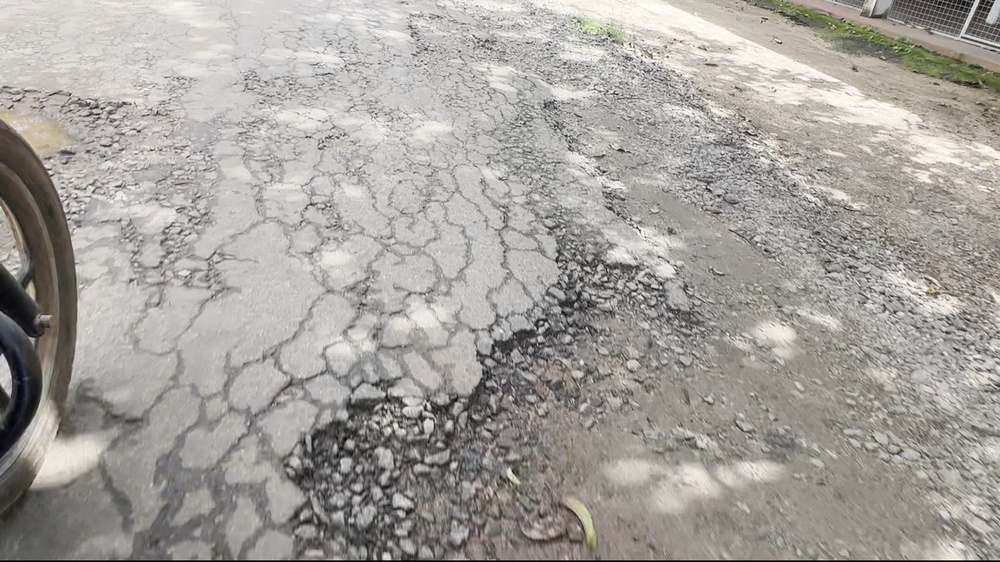
#> input picture frame_19.jpg, 1000 x 562 px, shrunk from 1920 x 1080 before the run
$ jupyter execute enhancement_pipeline_metrics.ipynb
#> lines starting #> are read from the running program, lines starting #| are printed output that depends on the picture; long printed decimals are rounded
[cell 1]
import cv2
import numpy as np
import math
from skimage.metrics import structural_similarity as ssim

original = cv2.imread("frame_19.jpg", cv2.IMREAD_GRAYSCALE)
#> original: shape (562, 1000); min 0, max 255, mean 162.1

def contrast_stretching(image):

    minval = np.min(image)
#> minval = 0
    maxval = np.max(image)
#> maxval = 255

    dmin = 50
    dmax = 200

    stretched = dmin + (image - minval) * ((dmax - dmin) / (maxval - minval))
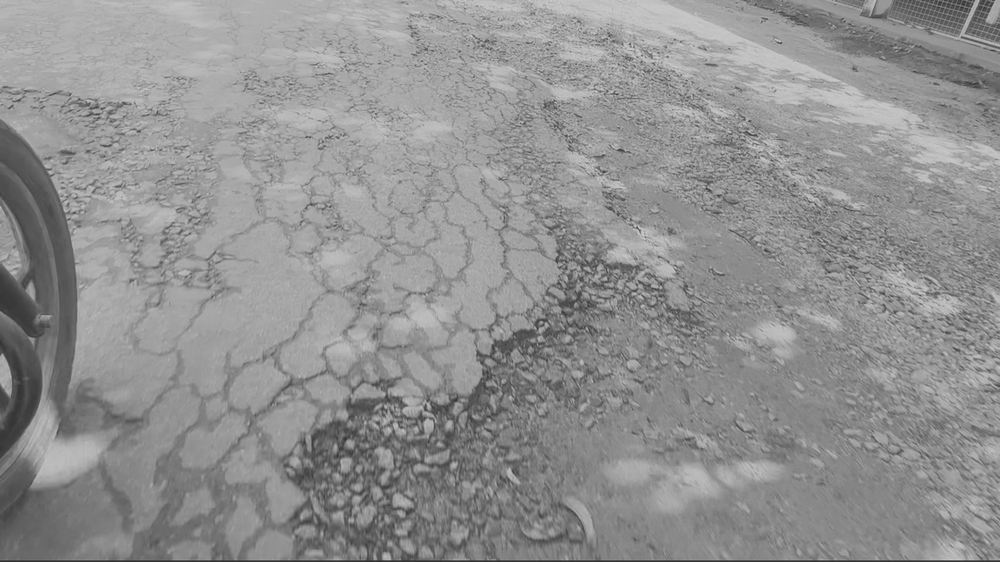
#> stretched: shape (562, 1000) float64; min 50, max 200, mean 145.4

    return np.clip(stretched,0,255).astype(np.uint8)

enhanced = contrast_stretching(original)

mse = np.mean((original.astype("float") - enhanced.astype("float"))**2)
#> mse = 621.5

if mse == 0:
    psnr = 100
else:
    psnr = 20 * math.log10(255.0 / math.sqrt(mse))
#> psnr = 20.2

ssim_value = ssim(original, enhanced, data_range=255)
#> ssim_value = 0.895

print("MSE:", mse)
#| MSE: 621.474
print("PSNR:", psnr)
#| PSNR: 20.197
print("SSIM:", ssim_value)
#| SSIM: 0.8951


$ run again, with frame_9.jpg copied over frame_19.jpg
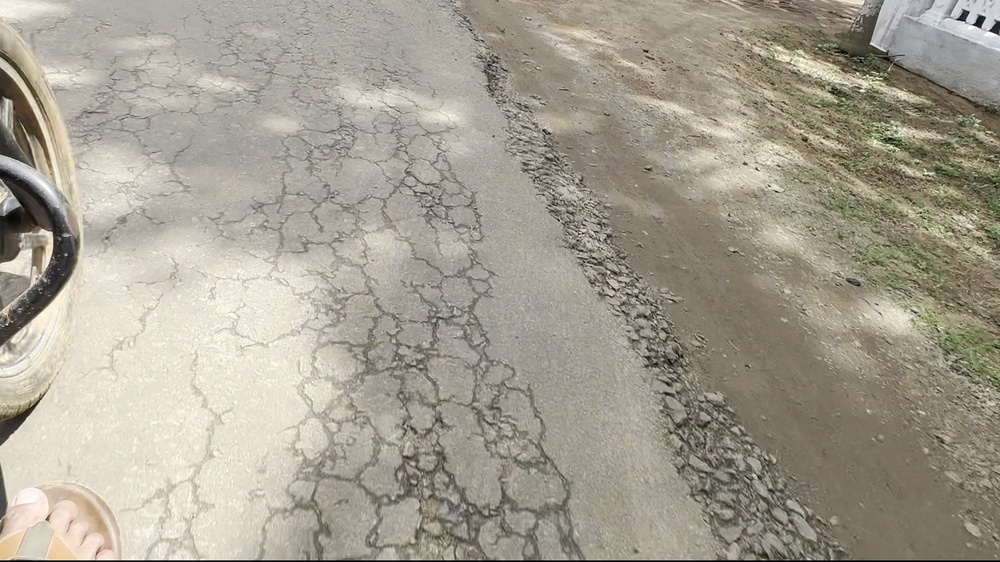
#> input picture frame_9.jpg, 1000 x 562 px, shrunk from 1920 x 1080 before the run
#> `original = cv2.imread("frame_19.jpg", cv2.IMREAD_GRAYSCALE)`:
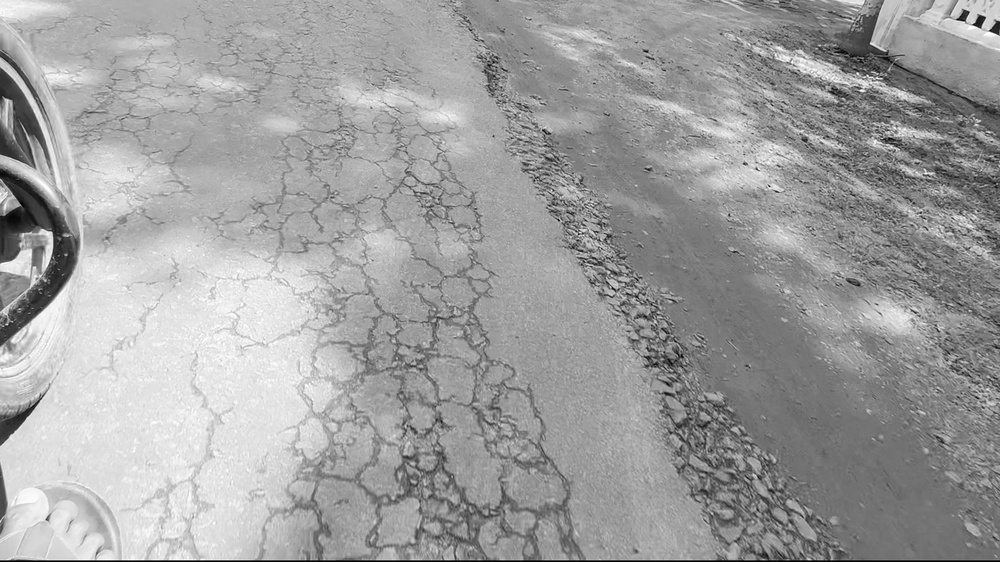
#> original: shape (562, 1000); min 0, max 255, mean 159
#> minval = 0
#> maxval = 255
#> in contrast_stretching, `stretched = dmin + (image - minval) * ((dmax - dmin) / (maxval - minva..`:
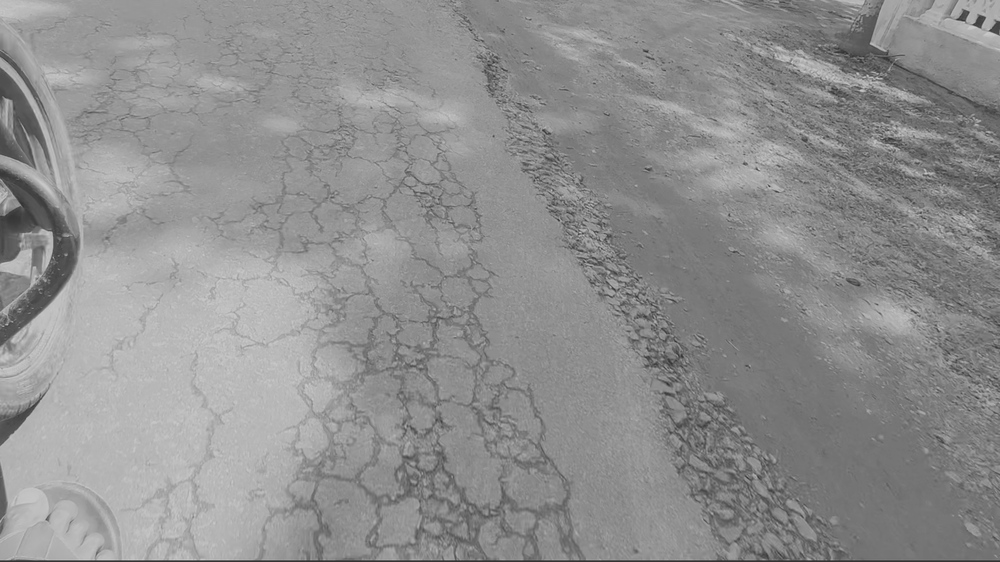
#> stretched: shape (562, 1000) float64; min 50, max 200, mean 143.5
#> mse = 554.1
#> psnr = 20.69
#> ssim_value = 0.909
#| MSE: 554.102
#| PSNR: 20.695
#| SSIM: 0.909
